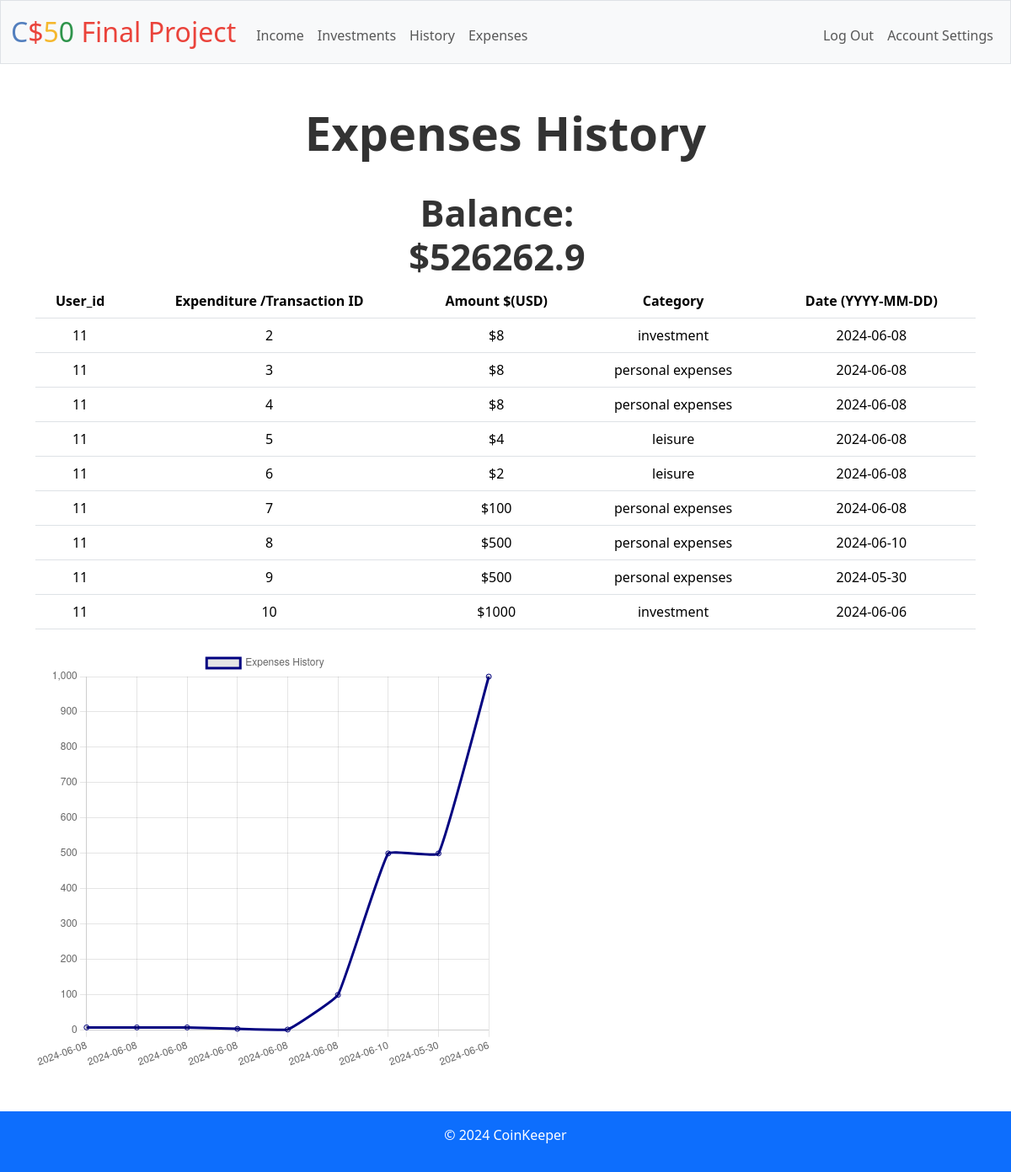
/expenses-history (signed in), run on the app's committed database.
### tables this page shows
CREATE TABLE bank (bank_id INTEGER PRIMARY KEY AUTOINCREMENT, id INTEGER, amount DECIMAL(10, 2), FOREIGN KEY (id) REFERENCES user(id));

CREATE TABLE Expenses (expense_id INTEGER PRIMARY KEY AUTOINCREMENT, id INTEGER, amount DECIMAL(10, 2), category VARCHAR(255) CHECK (category IN ('personal expenses', 'leisure', 'investment')), date DATE, FOREIGN KEY (id) REFERENCES user(id));

### app.py (the view)
@app.route("/expenses-history", methods=["GET", "POST"])
@login_required
def expenses_history():
    id = session["user_id"]
    bank = db.execute("SELECT * FROM bank WHERE id = ?", id)
    bank = bank[0]["amount"]
    rows = db.execute("SELECT * FROM Expenses WHERE id = ? ", id)
    if not rows:
        flash("No transaction Histoy Found", category="warning")
    length = len(rows)
    dates = [row["date"] for row in rows]
    amount = [row["amount"] for row in rows]
    return render_template("expenses-history.html",
                            id=id, rows=rows, bank=bank, dates=dates, amount=amount)

### app.py (called while the page is built)
@app.after_request
def after_request(response):
    response.headers["Cache-Control"] = "no-cache, no-store, must-revalidate"
    response.headers["Expires"] = 0
    response.headers["Pragma"] = "no-cache"
    return response

### helpers.py (called while the page is built)
def login_required(f):
    @wraps(f)
    def decorated_function(*args, **kwargs):
        if session.get("user_id") is None:
            return redirect("/login")
        return f(*args, **kwargs)
    return decorated_function

### templates/expenses-history.html (shortened to what this page needs)
{% extends "layout.html" %}
{% block main %}
<h1 class="text-center">Expenses History</h1>
<div class="row justify-content-center">
    <div class="col-md-4">
        <div id="balance-container">
            <h2 id="balance">Balance: ${{ bank }}</h2>
        </div>
    </div>
</div>
<div class="row">
    <div class="col-md-12">
      <table class="table full-width-element" style="width: 100%;">
        <thead>
          <tr>
            <th>User_id</th>
            <th>Expenditure /Transaction ID</th>
            <th>Amount $(USD)</th>
            <th>Category</th>
            <th>Date (YYYY-MM-DD)</th>
          </tr>
        </thead>
        <tbody>
          {% for row in rows %}
          <tr>
            <td>{{ id }}</td>
                <td>{{ row["expense_id"] }}</td>
                <td>${{ row["amount"] }}</td>
                <td>{{ row["category"] }}</td>
                <td>{{ row["date"] }}</td>
          </tr>
          {% endfor %}
        </tbody>
      </table>
    </div>
    <div class="col-md-6 mt-2">
      <canvas id="linechart" class="full-width-element" style="width: 100%;" height="500"></canvas>
      <script>
        var ctx = document.getElementById("linechart").getContext("2d");
        var linechart = new Chart(ctx, {
          type: "line",
          data: {
            labels: {{ dates | safe }}, //x-axis list
            datasets: [
              {
                label: "Expenses History", //legend
                data: {{ amount | safe }}, // y-axis values
                fill: false,
                borderColor: "rgb(0, 0, 128)", //color of groph
                lineTension: 0.1  //line thickness
              }
            ]
          },
          options: {
            responsive: false
          }
        });
      </script>
</div>
<footer class="bg-primary text-white py-3 fixed-bottom">
    <div class="container text-center">
        <p>&copy; 2024 CoinKeeper</p>
    </div>
</footer>
{% endblock %}

### static/styles.css (style rules this page uses)
#balance-container { position: relative ; top: 10px; right: 10px; font-size: 1.5em; font-weight: bold; color: #333; }
#balance { font-size: 1.8em; margin-top: 10px; }
.full-width-element { width: 100%; }

### static/style.css (style rules this page uses)
h1, h2, h3, h4, h5, h6 { font-family: 'Open Sans', sans-serif; font-weight: bold; color: #333; text-align: center; margin-bottom: 1rem; }
h1 { font-size: 3.5rem; }
h2 { font-size: 2.5rem; }

### data on the page
bank: amount "526262.9"
Expenses: id "11", expense_id "2", amount "8", category "investment", date "2024-06-08"
Expenses: id "11", expense_id "3", amount "8", category "personal expenses", date "2024-06-08"
Expenses: id "11", expense_id "4", amount "8", category "personal expenses", date "2024-06-08"
Expenses: id "11", expense_id "5", amount "4", category "leisure", date "2024-06-08"
Expenses: id "11", expense_id "6", amount "2", category "leisure", date "2024-06-08"
Expenses: id "11", expense_id "7", amount "100", category "personal expenses", date "2024-06-08"
Expenses: id "11", expense_id "8", amount "500", category "personal expenses", date "2024-06-10"
Expenses: id "11", expense_id "9", amount "500", category "personal expenses", date "2024-05-30"
Expenses: id "11", expense_id "10", amount "1000", category "investment", date "2024-06-06"

### other printed values
chart data {{ dates | safe }} ['2024-06-08', '2024-06-08', '2024-06-08', '2024-06-08', '2024-06-08', '2024-06-08', '2024-06-10', '2024-05-30', '2024-06-06']
chart data {{ amount | safe }} [8, 8, 8, 4, 2, 100, 500, 500, 1000]
